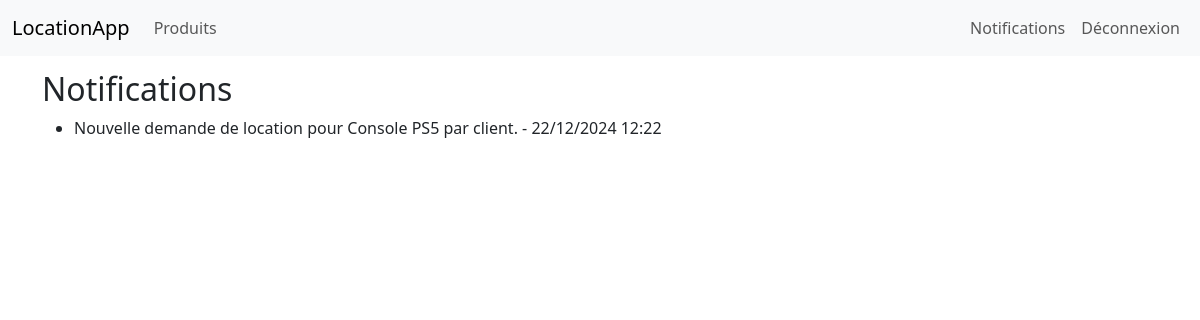
Screenshot of /notifications/ (signed in) with the database file from the repository.
### location_app/models.py (models this page shows, shortened)
class Notification(db.Model):
    __tablename__ = 'notifications'
    id = db.Column(db.Integer, primary_key=True)
    user_id = db.Column(db.Integer, db.ForeignKey('users.id'), nullable=False)
    message = db.Column(db.String(255), nullable=False)
    is_read = db.Column(db.Boolean, default=False)
    created_at = db.Column(db.DateTime, default=datetime.utcnow)
    user = db.relationship('User', back_populates='notifications')

### location_app/notifications/routes.py (the view)
@notifications_bp.route('/')
@login_required
def notifications():
    notifications = Notification.query.filter_by(user_id=current_user.id).order_by(Notification.created_at.desc()).all()
    return render_template('notifications/notifications.html', notifications=notifications)

### location_app/models.py (called while the page is built)
@login.user_loader
def load_user(user_id):
    return User.query.get(int(user_id))

### location_app/templates/notifications/notifications.html (shortened to what this page needs)
{% extends "base.html" %}
{% block content %}
    <h2>Notifications</h2>
    {% if notifications %}
        <ul>
            {% for notif in notifications %}
                <li {% if not notif.is_read %} style="font-weight:bold;" {% endif %}>
                    {{ notif.message }} - {{ notif.created_at.strftime('%d/%m/%Y %H:%M') }}
                </li>
            {% endfor %}
        </ul>
    {% else %}
        <p>Aucune notification.</p>
    {% endif %}
{% endblock %}

### location_app/templates/base.html (style rules this page uses)
body { padding-top: 70px; }

### rows the page displays
Notification: message "Nouvelle demande de location pour Console PS5 par client.", created_at "22/12/2024 12:22"
